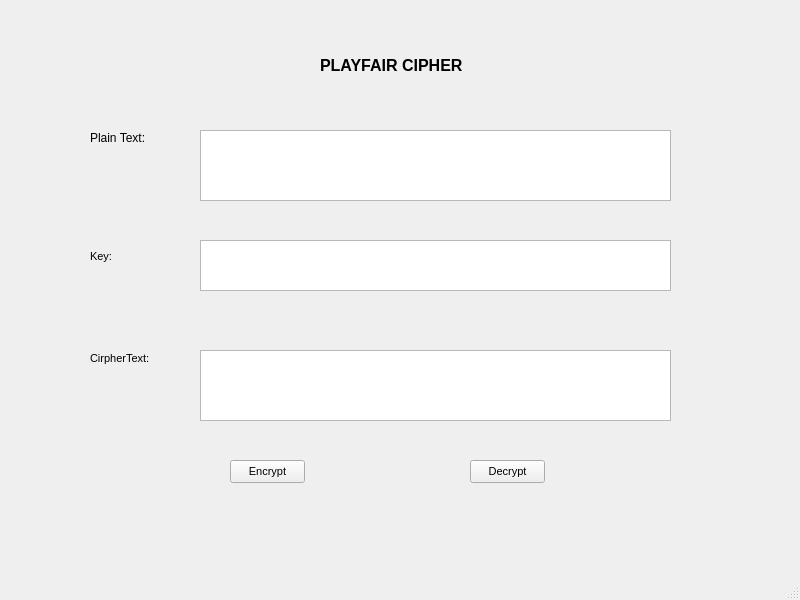
<?xml version="1.0" encoding="UTF-8"?>
<ui version="4.0">
 <class>MainWindow</class>
 <widget class="QMainWindow" name="MainWindow">
  <property name="geometry">
   <rect>
    <x>0</x>
    <y>0</y>
    <width>800</width>
    <height>600</height>
   </rect>
  </property>
  <property name="windowTitle">
   <string>MainWindow</string>
  </property>
  <widget class="QWidget" name="centralwidget">
   <widget class="QLabel" name="label_2">
    <property name="geometry">
     <rect>
      <x>90</x>
      <y>130</y>
      <width>61</width>
      <height>16</height>
     </rect>
    </property>
    <property name="font">
     <font>
      <pointsize>9</pointsize>
      <weight>50</weight>
      <bold>false</bold>
     </font>
    </property>
    <property name="text">
     <string>Plain Text:</string>
    </property>
   </widget>
   <widget class="QLabel" name="label_4">
    <property name="geometry">
     <rect>
      <x>90</x>
      <y>350</y>
      <width>61</width>
      <height>16</height>
     </rect>
    </property>
    <property name="font">
     <font>
      <pointsize>8</pointsize>
      <weight>50</weight>
      <bold>false</bold>
     </font>
    </property>
    <property name="text">
     <string>CirpherText:</string>
    </property>
   </widget>
   <widget class="QPlainTextEdit" name="txt_plain_text">
    <property name="geometry">
     <rect>
      <x>200</x>
      <y>130</y>
      <width>471</width>
      <height>71</height>
     </rect>
    </property>
   </widget>
   <widget class="QPlainTextEdit" name="txt_key">
    <property name="geometry">
     <rect>
      <x>200</x>
      <y>240</y>
      <width>471</width>
      <height>51</height>
     </rect>
    </property>
   </widget>
   <widget class="QLabel" name="label">
    <property name="geometry">
     <rect>
      <x>320</x>
      <y>40</y>
      <width>151</width>
      <height>51</height>
     </rect>
    </property>
    <property name="font">
     <font>
      <pointsize>12</pointsize>
      <weight>75</weight>
      <bold>true</bold>
     </font>
    </property>
    <property name="text">
     <string>PLAYFAIR CIPHER</string>
    </property>
   </widget>
   <widget class="QPushButton" name="encrypt_button">
    <property name="geometry">
     <rect>
      <x>230</x>
      <y>460</y>
      <width>75</width>
      <height>23</height>
     </rect>
    </property>
    <property name="font">
     <font>
      <pointsize>8</pointsize>
      <weight>50</weight>
      <bold>false</bold>
     </font>
    </property>
    <property name="text">
     <string>Encrypt</string>
    </property>
   </widget>
   <widget class="QPushButton" name="decrypt_button">
    <property name="geometry">
     <rect>
      <x>470</x>
      <y>460</y>
      <width>75</width>
      <height>23</height>
     </rect>
    </property>
    <property name="font">
     <font>
      <pointsize>8</pointsize>
      <weight>50</weight>
      <bold>false</bold>
     </font>
    </property>
    <property name="text">
     <string>Decrypt</string>
    </property>
   </widget>
   <widget class="QPlainTextEdit" name="txt_cipher_text">
    <property name="geometry">
     <rect>
      <x>200</x>
      <y>350</y>
      <width>471</width>
      <height>71</height>
     </rect>
    </property>
   </widget>
   <widget class="QLabel" name="label_3">
    <property name="geometry">
     <rect>
      <x>90</x>
      <y>250</y>
      <width>47</width>
      <height>13</height>
     </rect>
    </property>
    <property name="font">
     <font>
      <pointsize>8</pointsize>
      <weight>50</weight>
      <bold>false</bold>
     </font>
    </property>
    <property name="text">
     <string>Key:</string>
    </property>
   </widget>
  </widget>
  <widget class="QMenuBar" name="menubar">
   <property name="geometry">
    <rect>
     <x>0</x>
     <y>0</y>
     <width>800</width>
     <height>21</height>
    </rect>
   </property>
  </widget>
  <widget class="QStatusBar" name="statusbar"/>
 </widget>
 <resources/>
 <connections/>
</ui>
